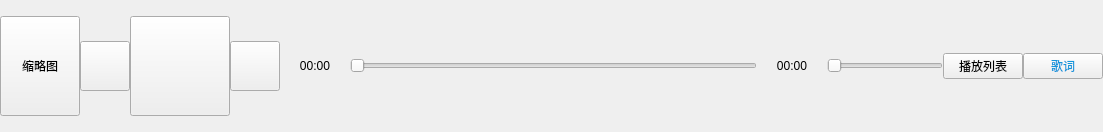
<?xml version="1.0" encoding="UTF-8"?>
<ui version="4.0">
 <class>PlayFuncView</class>
 <widget class="QWidget" name="PlayFuncView">
  <property name="geometry">
   <rect>
    <x>0</x>
    <y>0</y>
    <width>1103</width>
    <height>132</height>
   </rect>
  </property>
  <property name="sizePolicy">
   <sizepolicy hsizetype="Preferred" vsizetype="Preferred">
    <horstretch>0</horstretch>
    <verstretch>0</verstretch>
   </sizepolicy>
  </property>
  <property name="minimumSize">
   <size>
    <width>0</width>
    <height>110</height>
   </size>
  </property>
  <property name="windowTitle">
   <string>Form</string>
  </property>
  <property name="styleSheet">
   <string notr="true"/>
  </property>
  <layout class="QVBoxLayout" name="verticalLayout">
   <property name="spacing">
    <number>0</number>
   </property>
   <property name="leftMargin">
    <number>0</number>
   </property>
   <property name="topMargin">
    <number>0</number>
   </property>
   <property name="rightMargin">
    <number>0</number>
   </property>
   <property name="bottomMargin">
    <number>0</number>
   </property>
   <item>
    <layout class="QHBoxLayout" name="horizontalLayout" stretch="0,2,8">
     <item>
      <layout class="QHBoxLayout" name="horizontalLayout_4">
       <item>
        <widget class="QPushButton" name="btnMusicDetial">
         <property name="sizePolicy">
          <sizepolicy hsizetype="Minimum" vsizetype="Preferred">
           <horstretch>0</horstretch>
           <verstretch>0</verstretch>
          </sizepolicy>
         </property>
         <property name="text">
          <string>缩略图</string>
         </property>
        </widget>
       </item>
      </layout>
     </item>
     <item>
      <layout class="QHBoxLayout" name="horizontalLayout_2" stretch="1,1,1">
       <item>
        <widget class="QPushButton" name="btnPre">
         <property name="sizePolicy">
          <sizepolicy hsizetype="Fixed" vsizetype="Fixed">
           <horstretch>0</horstretch>
           <verstretch>0</verstretch>
          </sizepolicy>
         </property>
         <property name="minimumSize">
          <size>
           <width>50</width>
           <height>50</height>
          </size>
         </property>
         <property name="styleSheet">
          <string notr="true">border-image: url(:/images/icon/images/pre_1296db.png);</string>
         </property>
         <property name="text">
          <string/>
         </property>
        </widget>
       </item>
       <item>
        <widget class="QPushButton" name="btnStartOrPause">
         <property name="sizePolicy">
          <sizepolicy hsizetype="Fixed" vsizetype="Fixed">
           <horstretch>0</horstretch>
           <verstretch>0</verstretch>
          </sizepolicy>
         </property>
         <property name="minimumSize">
          <size>
           <width>100</width>
           <height>100</height>
          </size>
         </property>
         <property name="styleSheet">
          <string notr="true">border-image: url(:/images/icon/images/play_1296db.png);</string>
         </property>
         <property name="text">
          <string/>
         </property>
        </widget>
       </item>
       <item>
        <widget class="QPushButton" name="btnNext">
         <property name="sizePolicy">
          <sizepolicy hsizetype="Fixed" vsizetype="Fixed">
           <horstretch>0</horstretch>
           <verstretch>0</verstretch>
          </sizepolicy>
         </property>
         <property name="minimumSize">
          <size>
           <width>50</width>
           <height>50</height>
          </size>
         </property>
         <property name="styleSheet">
          <string notr="true">border-image: url(:/images/icon/images/next_1296db.png);
</string>
         </property>
         <property name="text">
          <string/>
         </property>
        </widget>
       </item>
      </layout>
     </item>
     <item>
      <layout class="QHBoxLayout" name="horizontalLayout_3" stretch="0,14,0,4,0,0">
       <property name="bottomMargin">
        <number>0</number>
       </property>
       <item>
        <widget class="QLabel" name="labCurTIme">
         <property name="minimumSize">
          <size>
           <width>70</width>
           <height>0</height>
          </size>
         </property>
         <property name="text">
          <string>00:00</string>
         </property>
         <property name="alignment">
          <set>Qt::AlignCenter</set>
         </property>
        </widget>
       </item>
       <item>
        <widget class="QSlider" name="timeSlider">
         <property name="orientation">
          <enum>Qt::Horizontal</enum>
         </property>
        </widget>
       </item>
       <item>
        <widget class="QLabel" name="lbTime">
         <property name="minimumSize">
          <size>
           <width>70</width>
           <height>0</height>
          </size>
         </property>
         <property name="text">
          <string>00:00</string>
         </property>
         <property name="alignment">
          <set>Qt::AlignCenter</set>
         </property>
        </widget>
       </item>
       <item>
        <widget class="QSlider" name="volumeSlider">
         <property name="styleSheet">
          <string notr="true"/>
         </property>
         <property name="orientation">
          <enum>Qt::Horizontal</enum>
         </property>
        </widget>
       </item>
       <item>
        <widget class="QPushButton" name="btnPlaySheet">
         <property name="text">
          <string>播放列表</string>
         </property>
        </widget>
       </item>
       <item>
        <widget class="QPushButton" name="btnLyrics">
         <property name="styleSheet">
          <string notr="true">
color: rgb(18, 150, 219);</string>
         </property>
         <property name="text">
          <string>歌词</string>
         </property>
        </widget>
       </item>
      </layout>
     </item>
    </layout>
   </item>
  </layout>
 </widget>
 <resources/>
 <connections/>
</ui>
